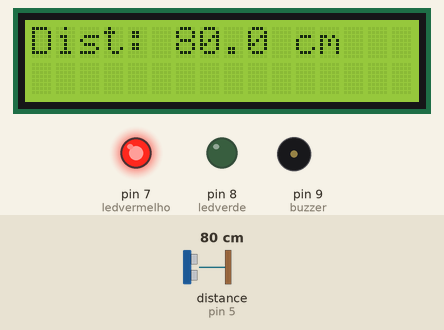
The sketch below on a simulated Arduino Uno, built with avr-gcc and run on an emulated ATmega328P. Parts: 16×2 character LCD, output pins drawn as LEDs (lit = HIGH), buzzer (waves = sounding). The test bench sets the inputs (shaded band); at power-on: distance to the obstacle (sensor on pin 5) 80 cm. The echo pulse lasts 58.3 µs per cm.

Above: at 1.2 s.
1.3 s: distance to the obstacle (sensor on pin 5) set to 22 cm
At 2.28 s:
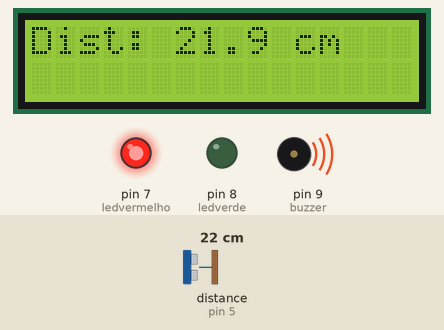
4.8 s: distance to the obstacle (sensor on pin 5) set to 18 cm
At 6.0 s:
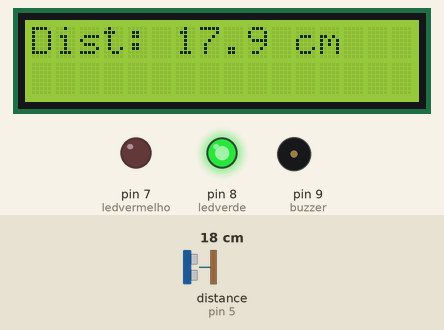
6.6 s: distance to the obstacle (sensor on pin 5) set to 2 cm
At 7.0 s:
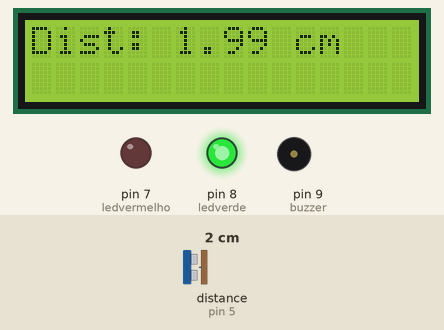
Timing chart, 0 to 9.6 s (numbered marks = the images above; inputs shaded):
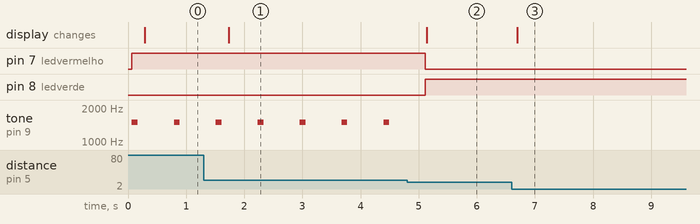

Measured:
- the behaviour switches between 20 and 19 cm on distance to the obstacle (sensor on pin 5) (found by bisection; images 1 and 2)
- after the input at 1.3 s, the display: changes after 0.43 s (image 1)
- after the input at 4.8 s, pin 7 (ledvermelho): HIGH → LOW after 0.32 s; pin 8 (ledverde): LOW → HIGH after 0.32 s; tone on pin 9 (buzzer): stops changing and stays silent; the display: changes after 0.34 s (image 2)
- after the input at 6.6 s, the display: changes after 0.10 s (image 3)
- by itself, tone on pin 9 (buzzer): alternates 1500 Hz for 0.10 s and silent for 0.62 s

The sketch:

SensorNivelArduino.ino
```cpp
//Carrega a bibliotecas
#include <Ultrasonic.h>
#include <LiquidCrystal_I2C.h>

//Define os pinos para o trigger e echo
#define pino_trigger 4
#define pino_echo 5

int ledvermelho = 7;
int ledverde = 8;
int buzzer = 9;

//Inicializa o sensor nos pinos definidos acima
Ultrasonic ultrasonic(pino_trigger, pino_echo);
LiquidCrystal_I2C lcd(0x27,2,1,0,4,5,6,7,3, POSITIVE);

void setup()
{
  lcd.begin (16,2);
  pinMode(7,OUTPUT);
  pinMode(8,OUTPUT);
  pinMode(9,OUTPUT);
}

void aviso(float &distancia){
    if(distancia >= 19){
      digitalWrite(ledvermelho,HIGH);
      digitalWrite(ledverde,LOW);
      tone(buzzer,1500);
      delay(100);
      noTone(buzzer);
      delay(100);
     }else{
      digitalWrite(ledverde,HIGH);
      digitalWrite(ledvermelho,LOW);
      digitalWrite(buzzer,LOW);
     }
}

void loop()
{

  //Le as informacoes do sensor em cm
  float distancia;
  long microsec = ultrasonic.timing();
  distancia = ultrasonic.convert(microsec, Ultrasonic::CM);
  aviso(distancia);
  //Exibe informacoes no lcd
  lcd.clear();
          lcd.setCursor(0,0);
          lcd.print("Dist: ");
          lcd.setCursor(6,0);
          lcd.print(distancia);
          lcd.setCursor(10,0);
          lcd.print(" cm");
  delay(500);

}
```
